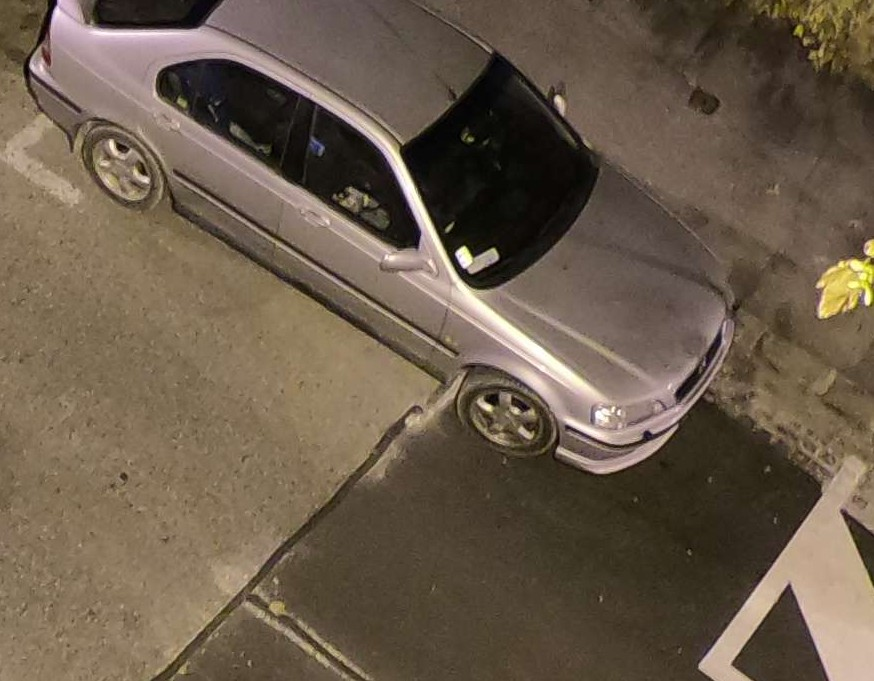
#> input picture backend/classify_yolo_data/train/occupied/GOPR0024_roi000.jpg, 874 x 681 px
$ python -i roi_proposer.py   (imports and definitions only)
#> lines starting #> are read from the running program, lines starting #| are printed output that depends on the picture; after the words box and inside, x2 and y2 are one past the last pixel; in counts of white or black regions, pixels touching at a corner belong together
#> further down, picture is the input picture: shape (681, 874, 3); mean B, G, R 74.8, 91.9, 107
"""
ROI Proposer — Automatic parking-spot candidate detection.

Runs YOLO vehicle detection (or falls back to contour detection) across one
or more BGR frames, clusters overlapping boxes across frames, and returns
candidate parking-spot polygons normalised to [0, 1].

IMPORTANT: Proposals reliably cover OCCUPIED spots (vehicles are visible in
the frame). Empty spots are only detected when use_line_detection=True and
painted stall markings are clearly visible. Always present proposals as
candidates requiring admin review — never as authoritative ROI definitions.
"""

import uuid
import logging
from typing import Optional

import numpy as np
import cv2

logger = logging.getLogger("berth.roi_proposer")

# Class id from the project's single-class ("vehicle") detect model.
_VEHICLE_CLASSES = frozenset([0])


# ── IoU / clustering helpers ─────────────────────────────────────────────────

# [135 lines left out: functions _iou, _cluster_boxes, _snap_to_lines, _estimate_layout_angle, _box_corners, _oriented_quad, not called in this run]


def _quad_to_polygon(quad: list, w: int, h: int) -> list:
    """Convert a pixel quad [[x,y],...] to a normalised [[x,y],...] quad (0–1)."""
    return [[round(px / w, 6), round(py / h, 6)] for px, py in quad]


# ── Contour fallback ─────────────────────────────────────────────────────────

def _contour_detect(frame_bgr: np.ndarray) -> list:
    """
    Detect rectangular blobs via Canny + contours when YOLO is unavailable.
    Returns a list of pixel boxes [[x1,y1,x2,y2], ...].
    """
    fh, fw = frame_bgr.shape[:2]
#> fh = 681; fw = 874
    max_area = fw * fh * 0.15
#> max_area = 89279.1

    gray = cv2.cvtColor(frame_bgr, cv2.COLOR_BGR2GRAY)
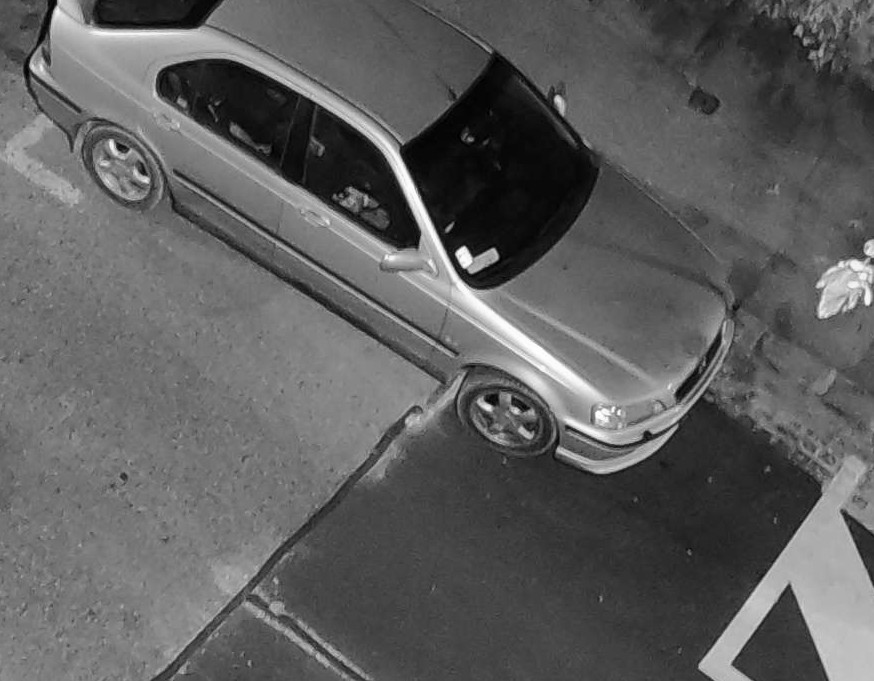
#> gray: shape (681, 874); min 0, max 255, mean 94.4
    blurred = cv2.GaussianBlur(gray, (5, 5), 0)
    edges = cv2.Canny(blurred, 30, 100)
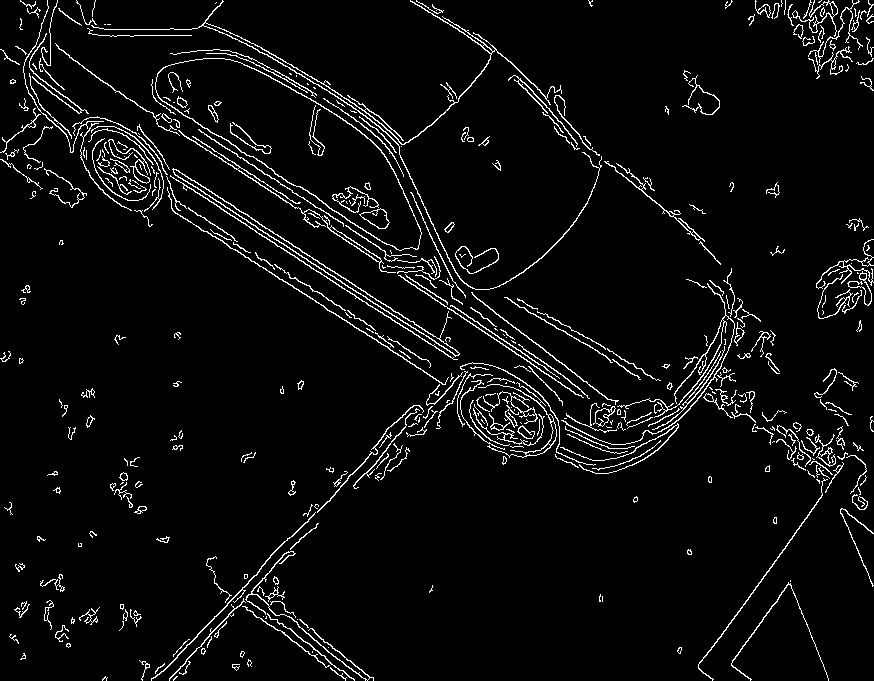
#> edges: shape (681, 874); 4.7% white in thin lines or dots
    kernel = cv2.getStructuringElement(cv2.MORPH_RECT, (5, 5))
    dilated = cv2.dilate(edges, kernel, iterations=2)
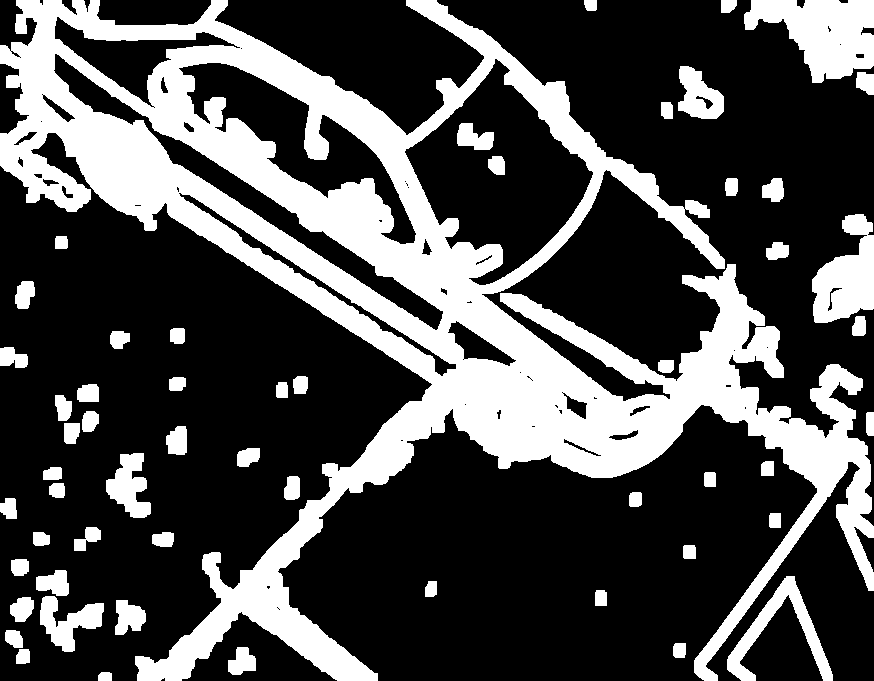
#> dilated: shape (681, 874); 29.9% white; 56 white regions

    contours, _ = cv2.findContours(dilated, cv2.RETR_EXTERNAL, cv2.CHAIN_APPROX_SIMPLE)
#> contours = 54 contours; largest, box (x1, y1, x2, y2) and area: (0, 0, 874, 681) 191777, (744, 0, 874, 83) 6512, (812, 214, 874, 323) 4110, (727, 576, 833, 681) 2550, (40, 596, 104, 652) 1630
    boxes = []
    for cnt in contours:
        area = cv2.contourArea(cnt)
        if area < 1500 or area > max_area:
            continue
        x, y, cw, ch = cv2.boundingRect(cnt)
        aspect = cw / max(ch, 1)
        if aspect > 5 or aspect < 0.2:
            continue
        boxes.append([float(x), float(y), float(x + cw), float(y + ch)])
#> this loop made 54 passes
#> area on passes 1, 2, 3, 4, 5, 6, 7, 9, 10, 12, 13, 14: 98, 164.5, 503, 160.5, 232.5, 708, 408.5, 160, 148.5, 572, 243.5, 153.5
#> (area, x, y, cw, ch, aspect) on passes 8, 11, 26, 45, 50, 51: (1630, 40, 596, 64, 56, 1.14), (2549.5, 727, 576, 106, 105, 1.01), (1592.5, 106, 453, 45, 65, 0.692), (4110, 812, 214, 62, 109, 0.569), (1531.5, 678, 66, 46, 53, 0.868), (6511.5, 744, 0, 130, 83, 1.57)
#> after the loop, boxes = [[40, 596, 104, 652], [727, 576, 833, 681], [106, 453, 151, 518], [812, 214, 874, 323], [678, 66, 724, 119], [744, 0, 874, 83]]
    return boxes


# ── Public API ───────────────────────────────────────────────────────────────

# [125 lines left out: function propose_from_frames, not called in this run]

>>> import cv2
>>> picture = cv2.imread('../../classify_yolo_data/train/occupied/GOPR0024_roi000.jpg')
>>> result = _contour_detect(picture)
#> result has the same summary as boxes in _contour_detect

$ run again, on backend/classify_yolo_data/train/occupied/GOPR0099_roi006.jpg
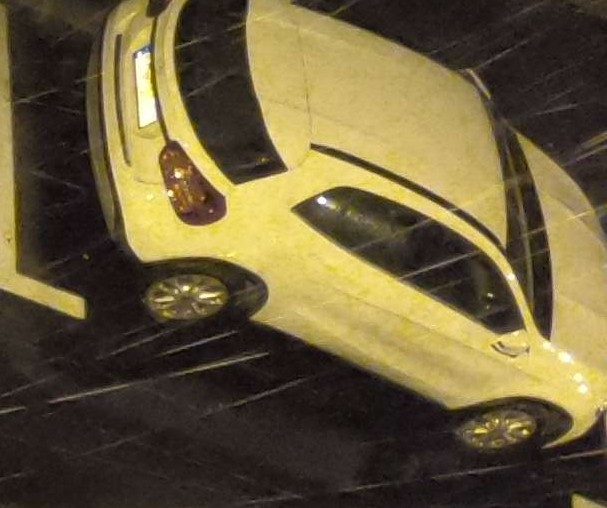
#> input picture backend/classify_yolo_data/train/occupied/GOPR0099_roi006.jpg, 607 x 508 px
#> picture is the input picture: shape (508, 607, 3); mean B, G, R 58.6, 91.9, 105.2
#> in _contour_detect, `edges = cv2.Canny(blurred, 30, 100)`:
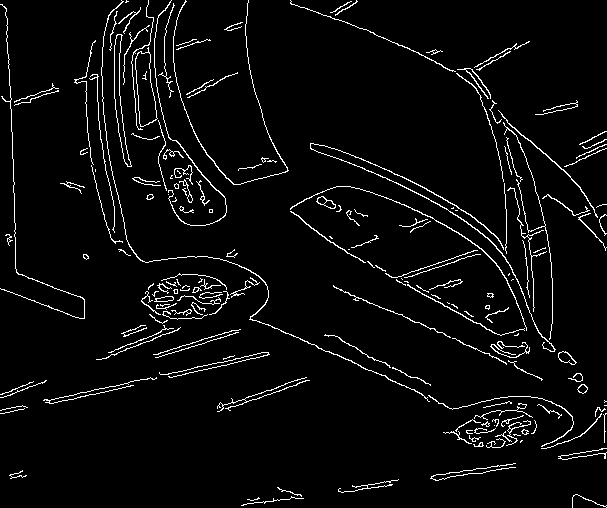
#> edges: shape (508, 607); 4.3% white in thin lines or dots
#> in _contour_detect, `dilated = cv2.dilate(edges, kernel, iterations=2)`:
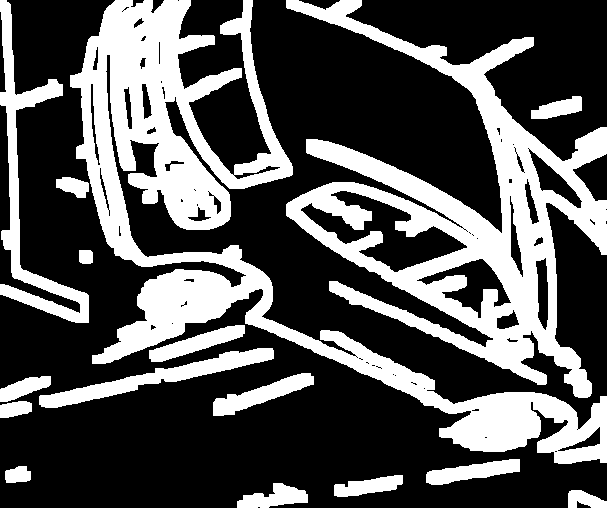
#> dilated: shape (508, 607); 33.3% white; 16 white regions
#> contours = 16 contours; largest, box (x1, y1, x2, y2) and area: (70, 0, 607, 464) 46678, (286, 0, 607, 398) 45070, (0, 0, 89, 323) 5129, (39, 348, 274, 408) 3101, (213, 373, 314, 416) 1522
#> the loop in _contour_detect, `for cnt in contours:` made 16 passes
#> area on passes 1, 2, 3, 4, 5, 6, 7, 10: 437.5, 954, 844, 322, 1216.5, 384, 676, 1284
#> after the loop in _contour_detect, `for cnt in contours:`: boxes = [[213, 373, 314, 416], [39, 348, 274, 408], [286, 0, 607, 398], [0, 0, 89, 323]]
#> result has the same summary as boxes in _contour_detect
